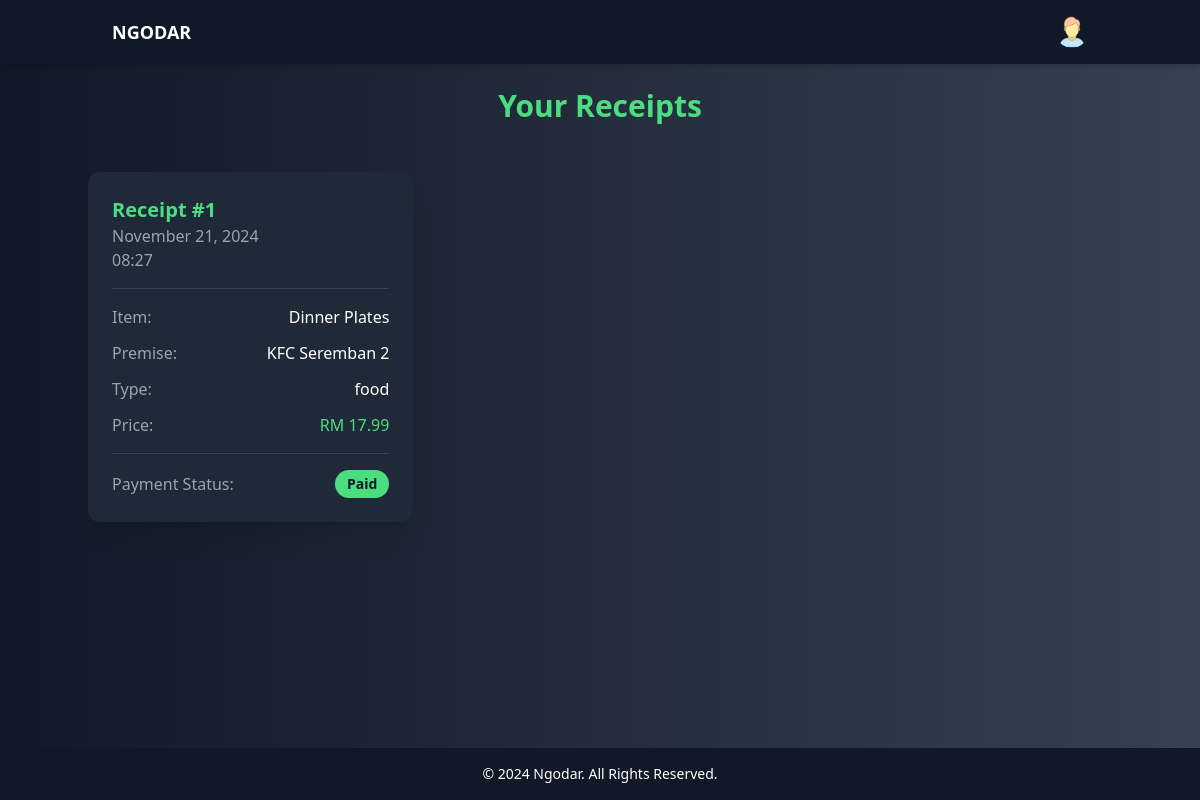
Page /user-home/receipt/ (signed in) on the earlier database version.
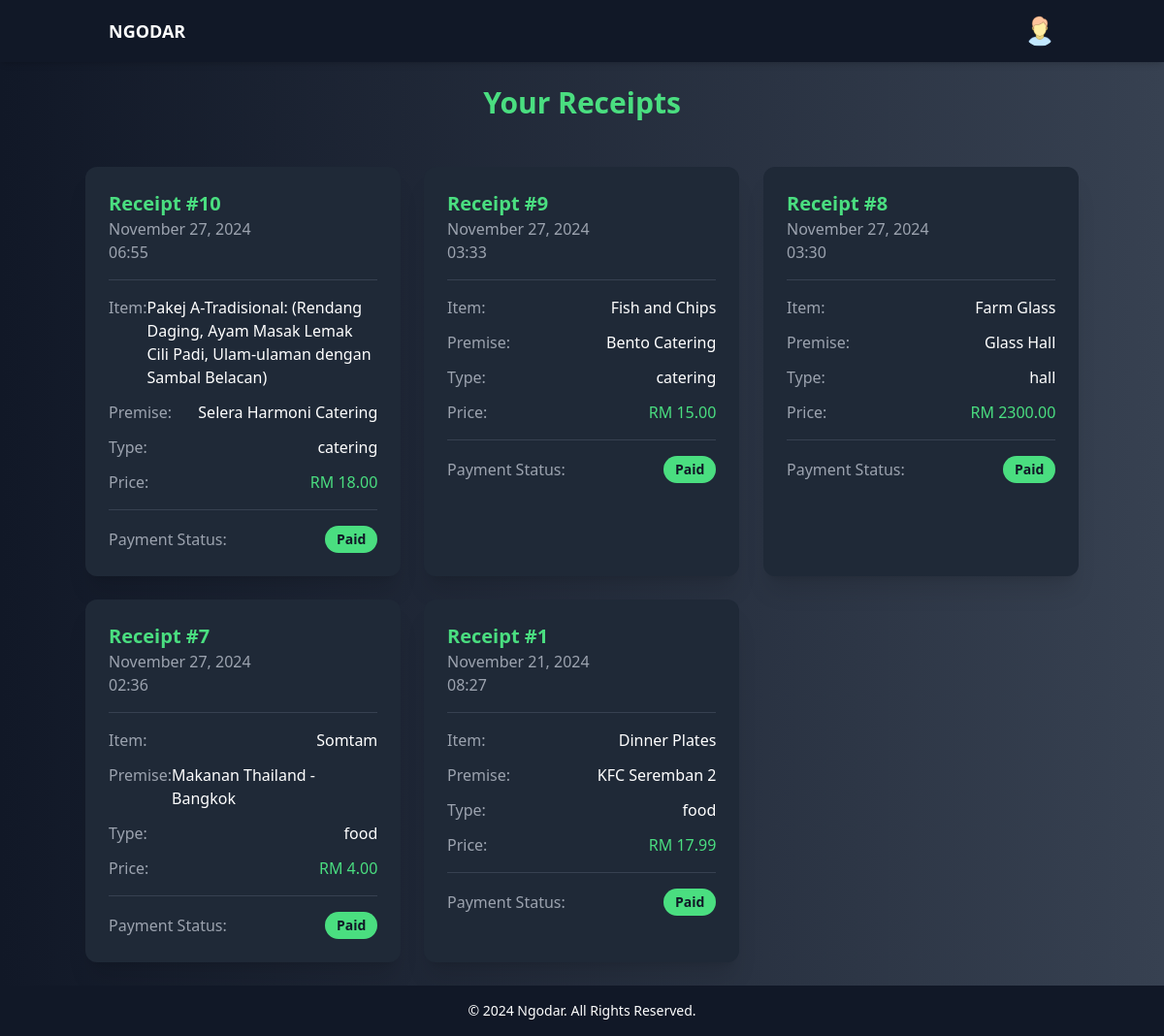
Same page on the later database version.
### ngodars/models.py (models this page shows, shortened)
class BOOKING(models.Model):
    PAY = [
        ('not pay', 'Not Pay'),
        ('paid', 'Paid'),
    ]
    bookingID = models.AutoField(primary_key=True)
    payment = models.TextField(choices=PAY, default='not pay')
    datetime = models.DateTimeField(default=None)
    userID = models.ForeignKey(USER, on_delete=models.CASCADE, default=None)
    itemID = models.ForeignKey(ITEM, on_delete=models.CASCADE, default=None)

class ITEM(models.Model):
    def validate_image(image):
        if image.size > 5 * 1024 * 1024:  # Limit to 2 MB
            raise ValidationError("Image file too large ( > 5MB )")
        if not image.name.endswith(('.png', '.jpg', '.jpeg')):
            raise ValidationError("Unsupported file extension. Only .png, .jpg, and .jpeg are allowed.")
    itemID = models.AutoField(primary_key=True)
    itemname = models.TextField(default=None)
    price = models.DecimalField(max_digits=10, decimal_places=2, default=0.00)
    itemimage = models.ImageField(upload_to='item_images/', validators=[validate_image], default=None)
    premiseID = models.ForeignKey(PREMISE, on_delete=models.CASCADE, default=None)

class PREMISE(models.Model):
    PREMISE = [
        {'hall','Hall'},
        {'catering', 'Catering'},
        {'food','Food'},
    ]
    def validate_image(image):
        if image.size > 5 * 1024 * 1024:  # Limit to 2 MB
            raise ValidationError("Image file too large ( > 5MB )")
        if not image.name.endswith(('.png', '.jpg', '.jpeg')):
            raise ValidationError("Unsupported file extension. Only .png, .jpg, and .jpeg are allowed.")
    premiseID = models.AutoField(primary_key=True)
    premisename = models.TextField()
    premisetype = models.TextField(choices=PREMISE,default=None)
    premiseimage = models.ImageField(upload_to='premise_images/', validators=[validate_image], default=None)
    statearea = models.TextField(default=None)
    poscode = models.TextField(default=None)
    unit = models.TextField(default=None)
    streetname = models.TextField(default=None)
    merchantID = models.ForeignKey(MERCHANT, on_delete=models.CASCADE, default=None)

### ngodars/views.py (the view, shortened to what this page needs)
# urls.py: path('user-home/receipt/', views.receipt, name='receipt'),
def receipt(request):
    user_id = request.session.get('user_id')
    if not request.session.get('user_type') == 'user':
        request.session.flush()
        messages.error(request, "You do not have permission to view this page. Please login again")
        return redirect('login')
    bookings = BOOKING.objects.filter(userID=user_id).order_by('-datetime')
    if MERCHANT.objects.filter(userID=user_id):
        ismerchant = 'yes'
        context = {
        'bookings': bookings,
            'user_id': user_id,
            'ismerchant': ismerchant,
    }
        return render(request, 'user/receipt.html', context)

### ngodars/templates/user/receipt.html (shortened to what this page needs)
{% load static %}
<!DOCTYPE html>
<html lang="en">
<head>
    <script src="https://cdn.tailwindcss.com"></script>
</head>
<body class="bg-gradient-to-r from-gray-900 to-gray-700 text-white flex flex-col h-full">
    <header class="sticky top-0 z-50 bg-gray-900 shadow-md">
        <div class="container mx-auto flex justify-between items-center py-4 px-6">
            <a href="{% url 'user_home' %}"><h1 class="text-lg font-bold uppercase">Ngodar</h1></a>
            <nav class="flex space-x-6 items-center relative">
                <div class="relative">
                    <img src="{% static 'images/user.png' %}" alt="User Icon"
                         class="h-8 w-8 rounded-full cursor-pointer" id="user-icon">
                </div>
            </nav>
        </div>
    </header>
    <div class="flex-grow flex flex-col">
        <div class="container mx-auto px-4 py-6">
            <h1 class="text-3xl font-bold text-center text-green-400 mb-6 animate-on-scroll">Your Receipts</h1>
        </div>
        <div class="flex-grow overflow-auto custom-scrollbar px-4 pb-6">
            <div class="container mx-auto">
                <div class="grid gap-6 md:grid-cols-2 lg:grid-cols-3">
                    {% for booking in bookings %}
                    {% if booking.payment == 'paid' and booking.userID.userID == user_id %}
                    <div class="bg-gray-800 rounded-xl shadow-xl p-6 animate-on-scroll">
                        <div class="border-b border-gray-700 pb-4 mb-4">
                            <h2 class="text-xl font-semibold text-green-400">Receipt #{{ booking.bookingID }}</h2>
                            <p class="text-gray-400">{{ booking.datetime|date:"F d, Y" }}</p>
                            <p class="text-gray-400">{{ booking.datetime|time:"H:i" }}</p>
                        </div>
                        <div class="space-y-3">
                            <div class="flex justify-between">
                                <span class="text-gray-400">Item:</span>
                                <span class="font-medium">{{ booking.itemID.itemname }}</span>
                            </div>
                            <div class="flex justify-between">
                                <span class="text-gray-400">Premise:</span>
                                <span class="font-medium">{{ booking.itemID.premiseID.premisename }}</span>
                            </div>
                            <div class="flex justify-between">
                                <span class="text-gray-400">Type:</span>
                                <span class="font-medium">{{ booking.itemID.premiseID.premisetype }}</span>
                            </div>
                            <div class="flex justify-between">
                                <span class="text-gray-400">Price:</span>
                                <span class="font-medium text-green-400">RM {{ booking.itemID.price }}</span>
                            </div>
                        </div>
                        <div class="mt-4 pt-4 border-t border-gray-700">
                            <div class="flex justify-between items-center">
                                <span class="text-gray-400">Payment Status:</span>
                                <span class="px-3 py-1 bg-green-400 text-gray-900 rounded-full text-sm font-semibold">
                                    {{ booking.payment|title }}
                                </span>
                            </div>
                        </div>
                    </div>
                    {% endif %}
                    {% empty %}
                    <div class="col-span-full text-center py-8">
                        <p class="text-gray-400 text-lg animate-on-scroll">No receipts found.</p>
                    </div>
                    {% endfor %}
                </div>
            </div>
        </div>
    </div>
    <footer class="bg-gray-900 text-center py-4 mt-auto">
        <p class="text-sm">&copy; 2024 Ngodar. All Rights Reserved.</p>
    </footer>
</body>
</html>

Differences in the rows shown:
added BOOKING: bookingID "10", datetime "November 27, 2024", datetime "06:55", itemID.itemname "Pakej A-Tradisional: (Rendang Daging, Ayam Masak Lemak Cili Padi, Ulam-ulaman dengan Sambal Belacan)", itemID.premiseID.premisename "Selera Harmoni Catering", itemID.premiseID.premisetype "catering", itemID.price "18.00", payment "Paid"
added BOOKING: bookingID "9", datetime "November 27, 2024", datetime "03:33", itemID.itemname "Fish and Chips", itemID.premiseID.premisename "Bento Catering", itemID.premiseID.premisetype "catering", itemID.price "15.00", payment "Paid"
added BOOKING: bookingID "8", datetime "November 27, 2024", datetime "03:30", itemID.itemname "Farm Glass", itemID.premiseID.premisename "Glass Hall", itemID.premiseID.premisetype "hall", itemID.price "2300.00", payment "Paid"
added BOOKING: bookingID "7", datetime "November 27, 2024", datetime "02:36", itemID.itemname "Somtam", itemID.premiseID.premisename "Makanan Thailand - Bangkok", itemID.premiseID.premisetype "food", itemID.price "4.00", payment "Paid"
